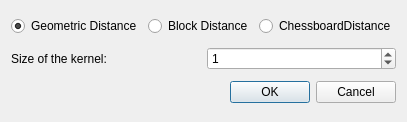
<?xml version="1.0" encoding="UTF-8"?>
<ui version="4.0">
 <class>DistanceTransformDialog</class>
 <widget class="QDialog" name="DistanceTransformDialog">
  <property name="geometry">
   <rect>
    <x>0</x>
    <y>0</y>
    <width>402</width>
    <height>122</height>
   </rect>
  </property>
  <property name="windowTitle">
   <string>Dialog</string>
  </property>
  <layout class="QVBoxLayout" name="verticalLayout">
   <item>
    <layout class="QHBoxLayout" name="horizontalLayout">
     <item>
      <widget class="QRadioButton" name="geometricDistanceButton">
       <property name="text">
        <string>Geometric Distance</string>
       </property>
       <property name="checked">
        <bool>true</bool>
       </property>
      </widget>
     </item>
     <item>
      <widget class="QRadioButton" name="blockDistanceButton">
       <property name="text">
        <string>Block Distance</string>
       </property>
      </widget>
     </item>
     <item>
      <widget class="QRadioButton" name="chessboardDistanceButton">
       <property name="text">
        <string>ChessboardDistance</string>
       </property>
      </widget>
     </item>
    </layout>
   </item>
   <item>
    <layout class="QHBoxLayout" name="horizontalLayout_2">
     <item>
      <widget class="QLabel" name="label">
       <property name="text">
        <string>Size of the kernel:</string>
       </property>
      </widget>
     </item>
     <item>
      <widget class="QSpinBox" name="spinBox">
       <property name="value">
        <number>1</number>
       </property>
      </widget>
     </item>
    </layout>
   </item>
   <item>
    <layout class="QHBoxLayout" name="horizontalLayout_4">
     <item>
      <spacer name="horizontalSpacer_2">
       <property name="orientation">
        <enum>Qt::Horizontal</enum>
       </property>
       <property name="sizeHint" stdset="0">
        <size>
         <width>40</width>
         <height>20</height>
        </size>
       </property>
      </spacer>
     </item>
     <item>
      <widget class="QPushButton" name="okPushButton">
       <property name="sizePolicy">
        <sizepolicy hsizetype="Preferred" vsizetype="Fixed">
         <horstretch>0</horstretch>
         <verstretch>0</verstretch>
        </sizepolicy>
       </property>
       <property name="text">
        <string>OK</string>
       </property>
      </widget>
     </item>
     <item>
      <widget class="QPushButton" name="cancelPushButton">
       <property name="sizePolicy">
        <sizepolicy hsizetype="Preferred" vsizetype="Fixed">
         <horstretch>0</horstretch>
         <verstretch>0</verstretch>
        </sizepolicy>
       </property>
       <property name="text">
        <string>Cancel</string>
       </property>
      </widget>
     </item>
    </layout>
   </item>
  </layout>
 </widget>
 <tabstops>
  <tabstop>geometricDistanceButton</tabstop>
  <tabstop>blockDistanceButton</tabstop>
  <tabstop>chessboardDistanceButton</tabstop>
  <tabstop>spinBox</tabstop>
 </tabstops>
 <resources/>
 <connections/>
</ui>
